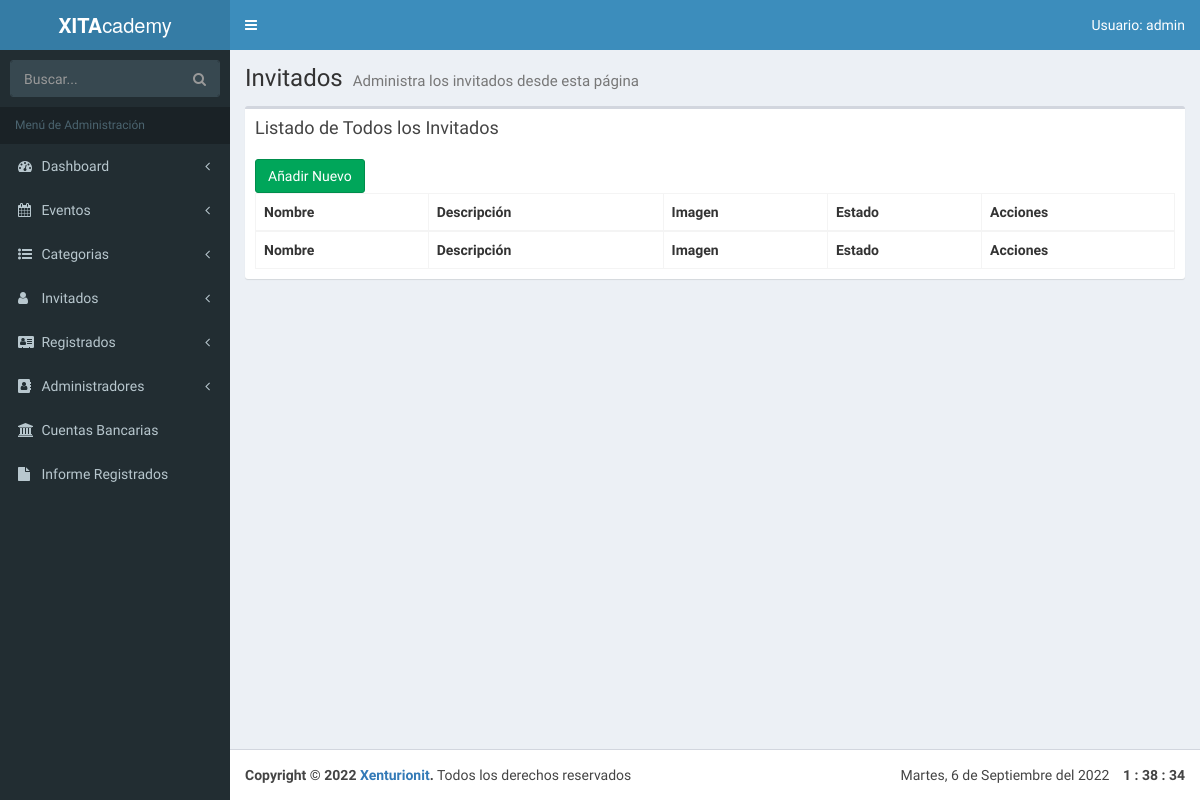
The page /admin/lista-invitados.php (signed in) on the database as committed earlier.
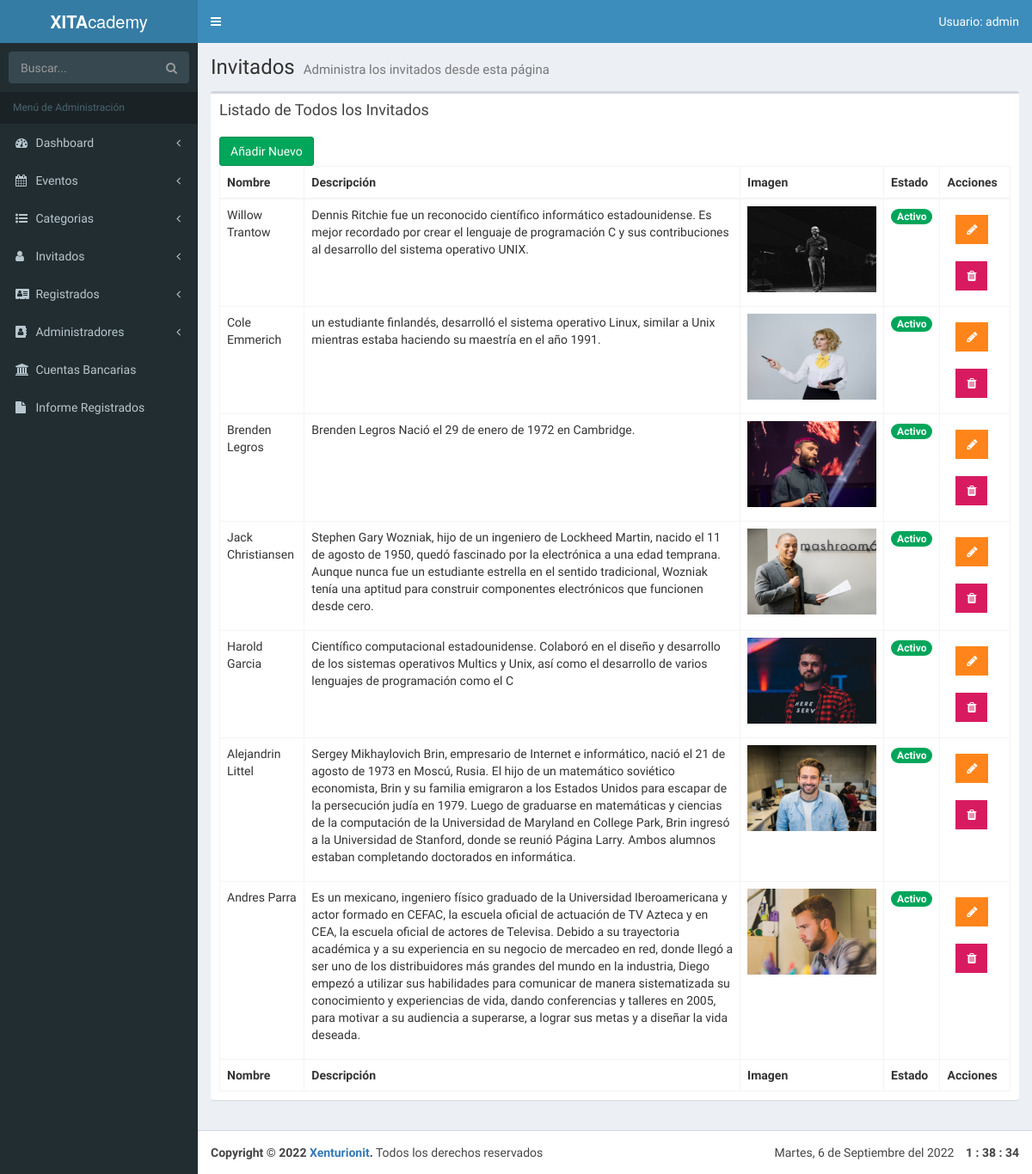
The same page on the database as committed later.
### tables this page shows
CREATE TABLE `invitados` (
                             `invitado_id` tinyint(4) NOT NULL AUTO_INCREMENT,
                             `nombre_invitado` varchar(30) NOT NULL,
                             `apellido_invitado` varchar(30) NOT NULL,
                             `descripcion` text NOT NULL,
                             `url_imagen` varchar(50) NOT NULL,
                             `editado` datetime NOT NULL,
                             `url_facebook` varchar(200) DEFAULT NULL,
                             `url_twitter` varchar(200) DEFAULT NULL,
                             `url_instagram` varchar(200) DEFAULT NULL,
                             `estado_invitado` tinyint(1) DEFAULT NULL,
                             PRIMARY KEY (`invitado_id`)
);

### admin/lista-invitados.php (the view, shortened to what the changed rows need)
<?php
include_once 'funciones/funciones.php';
include_once 'templates/header.php'; ?>
<body class="hold-transition skin-blue fixed sidebar-mini">
<div class="wrapper">
    <div class="content-wrapper">
        <section class="content-header">
            <h1>
                Invitados
                <small>Administra los invitados desde esta página</small>
            </h1>
        </section>
        <section class="content">
            <div class="row">
                <div class="col-xs-12">
                    <div class="box">
                        <div class="box-body">
                            <table id="registros" class="table table-bordered table-hover">
                                <thead>
                                <tr>
                                    <th>Nombre</th>
                                    <th>Descripción</th>
                                    <th>Imagen</th>
                                    <th>Estado</th>
                                    <?php if ($_SESSION['nivel'] == 1): ?>
                                        <th>Acciones</th>
                                    <?php endif; ?>
                                </tr>
                                </thead>
                                <tbody>
                                <?php
                                try {
                                    $sql = "SELECT * FROM invitados WHERE estado_invitado = 1";
                                    $resultado = $conn->query($sql);
                                } catch (Exception $e) {
                                    $error = $e->getMessage();
                                }
                                while ($invitado = $resultado->fetch_assoc()) { ?>
                                    <tr>
                                        <td><?php echo $invitado['nombre_invitado'] . " " . $invitado['apellido_invitado']; ?></td>
                                        <td><p><?php echo $invitado['descripcion']; ?></p></td>
                                        <td>
                                            <?php if (($invitado['url_imagen'])) { ?>
                                                <img src="../img/invitados/<?php echo $invitado['url_imagen']; ?>"
                                                     width="150" height="100">
                                            <?php } ?>
                                        </td>
                                        <td>
                                            <?php
                                            $estado = $invitado['estado_invitado'];
                                            if ($estado == 1):
                                                echo ' ' . '<span class="badge bg-green">Activo</span>';
                                            else:
                                                echo ' ' . '<span class="badge bg-red">Inactivo</span>';
                                            endif;
                                            ?>
                                        </td>
                                        <?php if ($_SESSION['nivel'] == 1): ?>
                                            <td>
                                                <a href="editar-invitado.php?id=<?php echo $invitado['invitado_id']; ?>"
                                                   type="button" class="btn bg-orange btn-flat margin">
                                                    <i class="fa fa-pencil" aria-hidden="true"></i></a>
                                                <a href="#" data-id="<?php echo $invitado['invitado_id']; ?>"
                                                   data-tipo="invitado" type="button"
                                                   class="btn bg-maroon btn-flat margin borrar_registro">
                                                    <i class="fa fa-trash" aria-hidden="true"></i></a>
                                            </td>
                                        <?php endif; ?>
                                    </tr>
                                <?php } ?>
                                </tbody>
                                <tfoot>
                                <tr>
                                    <th>Nombre</th>
                                    <th>Descripción</th>
                                    <th>Imagen</th>
                                    <th>Estado</th>
                                    <?php if ($_SESSION['nivel'] == 1): ?>
                                        <th>Acciones</th>
                                    <?php endif; ?>
                                </tr>
                                </tfoot>
                            </table>
                        </div>
                    </div>
                </div>
            </div>
        </section>
    </div>
    <?php
    include_once 'templates/footer.php';
    include_once 'templates/footer-scripts.php';
    ?>

Rows that differ between the two databases and show on the page:
now on this page (row edited): invitados: nombre_invitado "Willow", apellido_invitado "Trantow", descripcion "Dennis Ritchie fue un reconocido científico informático estadounidense. Es mejor recordado por crear el lenguaje de programación C y sus contribuciones al desarrollo del sistema operativo UNIX.", url_imagen (picture), estado_invitado "Activo"
now on this page (row edited): invitados: nombre_invitado "Cole", apellido_invitado "Emmerich", descripcion "un estudiante finlandés, desarrolló el sistema operativo Linux, similar a Unix mientras estaba haciendo su maestría en el año 1991.", url_imagen (picture), estado_invitado "Activo"
now on this page (row edited): invitados: nombre_invitado "Brenden", apellido_invitado "Legros", descripcion "Brenden Legros Nació el 29 de enero de 1972 en Cambridge.", url_imagen (picture), estado_invitado "Activo"
now on this page (row edited): invitados: nombre_invitado "Jack", apellido_invitado "Christiansen", descripcion "Stephen Gary Wozniak, hijo de un ingeniero de Lockheed Martin, nacido el 11 de agosto de 1950, quedó fascinado por la electrónica a una edad temprana. Aunque nunca fue un estudiante estrella en el sentido tradicional, Wozniak tenía una aptitud para construir componentes electrónicos que funcionen desde cero.", url_imagen (picture), estado_invitado "Activo"
now on this page (row edited): invitados: nombre_invitado "Harold", apellido_invitado "Garcia", descripcion "Científico computacional estadounidense. Colaboró en el diseño y desarrollo de los sistemas operativos Multics y Unix, así como el desarrollo de varios lenguajes de programación como el C", url_imagen (picture), estado_invitado "Activo"
now on this page (row edited): invitados: nombre_invitado "Alejandrin", apellido_invitado "Littel", descripcion "Sergey Mikhaylovich Brin, empresario de Internet e informático, nació el 21 de agosto de 1973 en Moscú, Rusia. El hijo de un matemático soviético economista, Brin y su familia emigraron a los Estados Unidos para escapar de la persecución judía en 1979. Luego de graduarse en matemáticas y ciencias de la computación de la Universidad de Maryland en College Park, Brin ingresó a la Universidad de Stanford, donde se reunió Página Larry. Ambos alumnos estaban completando doctorados en informática.", url_imagen (picture), estado_invitado "Activo"
now on this page (row edited): invitados: nombre_invitado "Andres", apellido_invitado "Parra", descripcion "Es un mexicano, ingeniero físico graduado de la Universidad Iberoamericana y actor formado en CEFAC, la escuela oficial de actuación de TV Azteca y en CEA, la escuela oficial de actores de Televisa. Debido a su trayectoria académica y a su experiencia en su negocio de mercadeo en red, donde llegó a ser uno de los distribuidores más grandes del mundo en la industria, Diego empezó a utilizar sus habilidades para comunicar de manera sistematizada su conocimiento y experiencias de vida, dando conferencias y talleres en 2005, para motivar a su audiencia a superarse, a lograr sus metas y a diseñar la vida deseada.", url_imagen (picture), estado_invitado "Activo"
